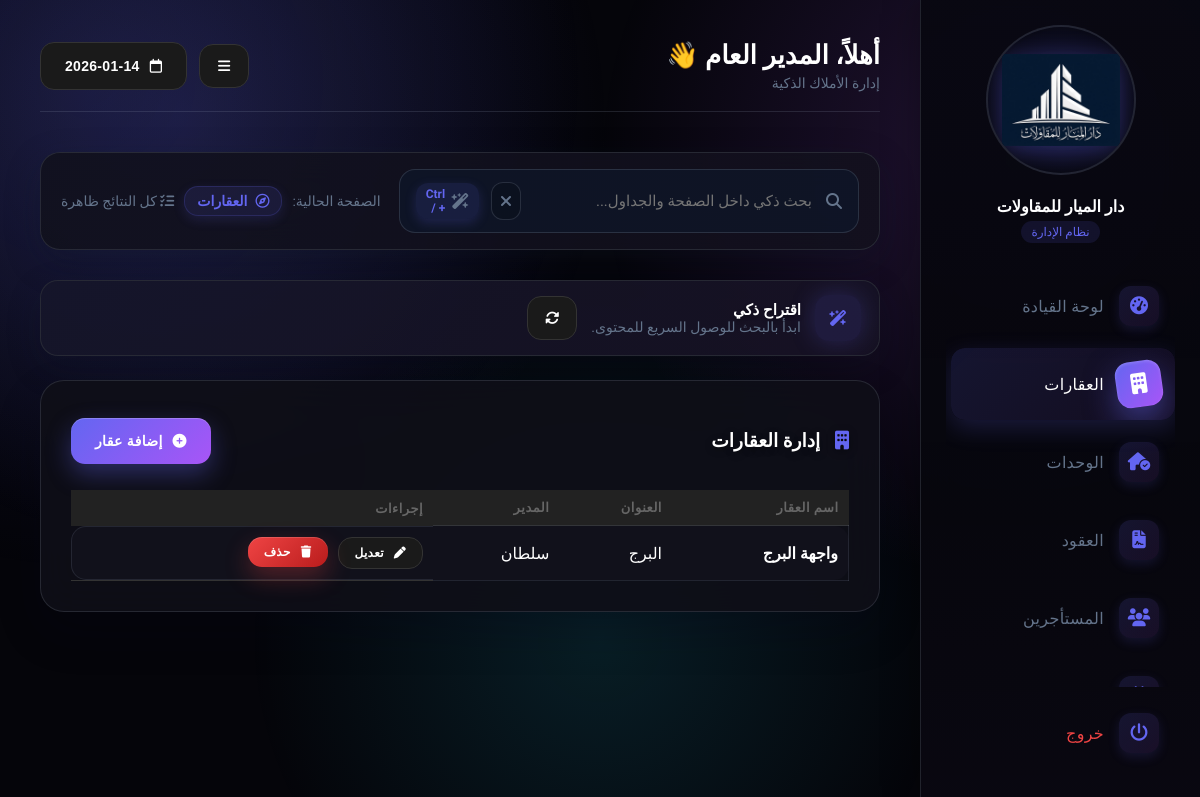
/index.php?p=properties (signed in), run on the app's committed database.
### tables this page shows
CREATE TABLE `properties` (
  `id` int NOT NULL,
  `name` varchar(255) NOT NULL,
  `address` text,
  `manager` varchar(100) DEFAULT NULL,
  `phone` varchar(20) DEFAULT NULL
);

### pages/properties.php (the view, shortened to what this page needs)
<div class="card">
    <div style="display:flex; justify-content:space-between; align-items:center; margin-bottom:20px">
        <h3><i class="fa-solid fa-building" style="margin-left:10px;color:var(--primary)"></i> إدارة العقارات</h3>
        <button onclick="openModal()" class="btn btn-primary">
            <i class="fa-solid fa-circle-plus"></i> إضافة عقار
        </button>
    </div>
    <?php
    $props = $pdo->query("SELECT * FROM properties ORDER BY id DESC");
    if($props->rowCount() == 0):
    ?>
        <div style="text-align:center; padding:50px; color:#777; border:2px dashed #333; border-radius:10px;">
            لا توجد عقارات مضافة. ابدأ بإضافة أول عقار.
        </div>
    <?php else: ?>
        <table style="width:100%; border-collapse:collapse;">
            <thead>
                <tr style="background:#222; text-align:right;">
                    <th style="padding:10px">اسم العقار</th>
                    <th style="padding:10px">العنوان</th>
                    <th style="padding:10px">المدير</th>
                    <th style="padding:10px">إجراءات</th>
                </tr>
            </thead>
            <tbody>
                <?php while($r = $props->fetch()): ?>
                <tr style="border-bottom:1px solid #333;">
                    <td style="padding:10px; font-weight:bold; color:white"><?= $r['name'] ?></td>
                    <td style="padding:10px"><?= $r['address'] ?></td>
                    <td style="padding:10px"><?= $r['manager'] ?></td>
                    <td style="padding:10px; display:flex; gap:10px;">
                        <button
                            class="btn btn-dark btn-sm"
                            onclick="editProp(this)"
                            data-id="<?= $r['id'] ?>"
                            data-name="<?= htmlspecialchars($r['name']) ?>"
                            data-address="<?= htmlspecialchars($r['address']) ?>"
                            data-manager="<?= htmlspecialchars($r['manager']) ?>"
                            data-phone="<?= htmlspecialchars($r['phone']) ?>"
                        >
                            <i class="fa-solid fa-pen"></i> تعديل
                        </button>
                        <form method="POST" onsubmit="return confirm('هل أنت متأكد من الحذف؟');" style="margin:0">
                            <button class="btn btn-danger btn-sm"><i class="fa-solid fa-trash"></i> حذف</button>
                        </form>
                    </td>
                </tr>
                <?php endwhile; ?>
            </tbody>
        </table>
    <?php endif; ?>
</div>

### data on the page
properties: name "واجهة البرج", address "البرج", manager "سلطان"

### other printed values
$company_name_safe "دار الميار للمقاولات"
$user_name "المدير العام"
$displayDate "2026-01-14"
$page_title "العقارات"
